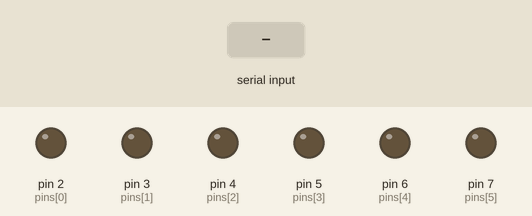
This sketch was run on a simulated Arduino Uno, built with avr-gcc and run on an emulated ATmega328P. Parts: output pins drawn as LEDs (lit = HIGH). The test bench sets the inputs (shaded band). What the sketch prints to the serial monitor is not drawn.

Above: at 1.2 s.
1.3 s: "90,45\n" received over Serial
At 2.1 s:
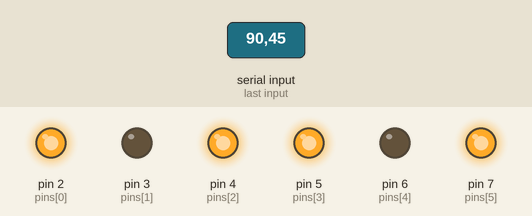
3.8 s: "30,150\n" received over Serial
At 4.2 s:
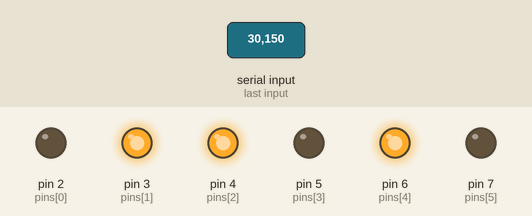
6.3 s: "5\n" received over Serial
At 7.1 s:
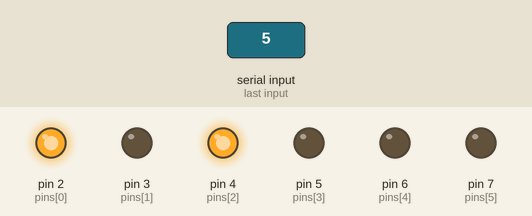
8.8 s: "200\n" received over Serial
At 9.1 s:
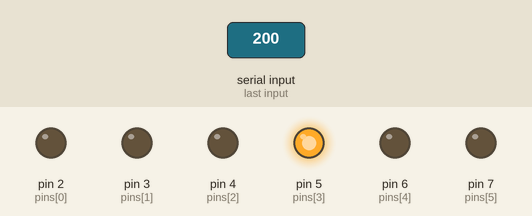
Timing chart, 0 to 11.8 s (numbered marks = the images above; inputs shaded):
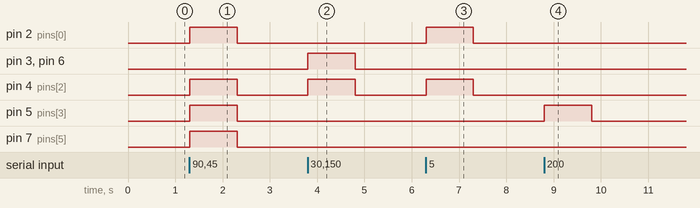

Measured:
- after the input at 1.3 s, pin 2 (pins[0]), pin 4 (pins[2]), pin 5 (pins[3]), pin 7 (pins[5]): LOW → HIGH at once, → LOW 1.0 s later
- after the input at 3.8 s, pin 3 (pins[1]), pin 4 (pins[2]), pin 6 (pins[4]): LOW → HIGH at once, → LOW 1.0 s later
- after the input at 6.3 s, pin 2 (pins[0]), pin 4 (pins[2]): LOW → HIGH at once, → LOW 1.0 s later
- after the input at 8.8 s, pin 5 (pins[3]): LOW → HIGH at once, → LOW 1.0 s later

The sketch:

LEDS.ino
```cpp
int incomingByte = 0;
const int numleds = 6;
byte pins[] = {2, 3, 4, 5, 6, 7, 8};

void setup() {
  // put your setup code here, to run once:
  Serial.begin(9600);
  pinMode(2, OUTPUT);
  pinMode(3, OUTPUT);
  pinMode(4, OUTPUT);
  pinMode(5, OUTPUT);
  pinMode(6, OUTPUT);
  pinMode(7, OUTPUT);
}

void loop() {
  // put your main code here, to run repeatedly:
  if (Serial.available() > 0) {

    incomingByte = Serial.parseInt();
    //Serial.println("");
    Serial.println(incomingByte);
    //Serial.println("");
    for (int i=0; i < numleds; i++) {
      bool state = bitRead(incomingByte, i);
      Serial.print(bitRead(incomingByte,i));
      digitalWrite(pins[i], state);

    }
  }


}
```
